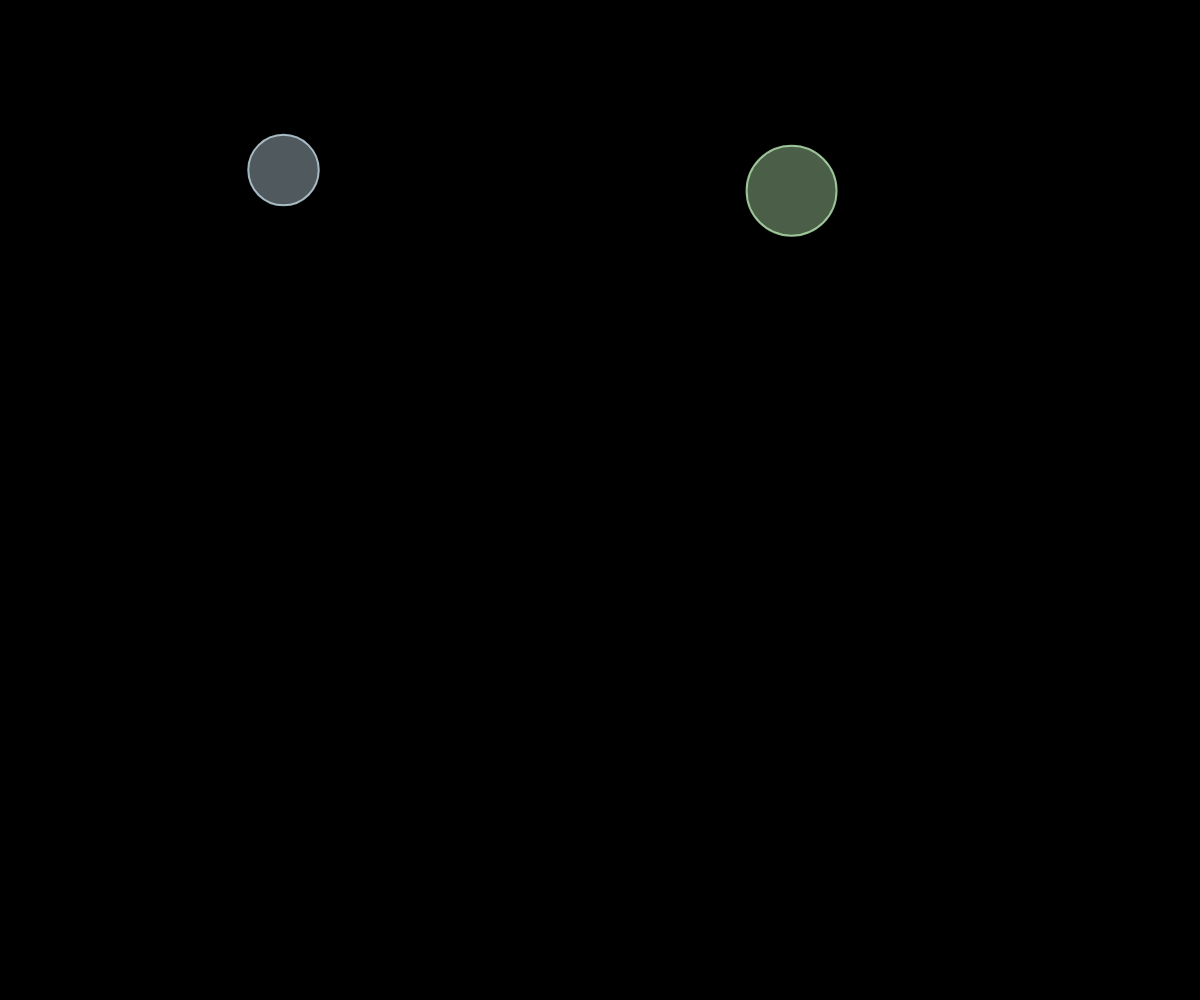
Frame 1 (no input)
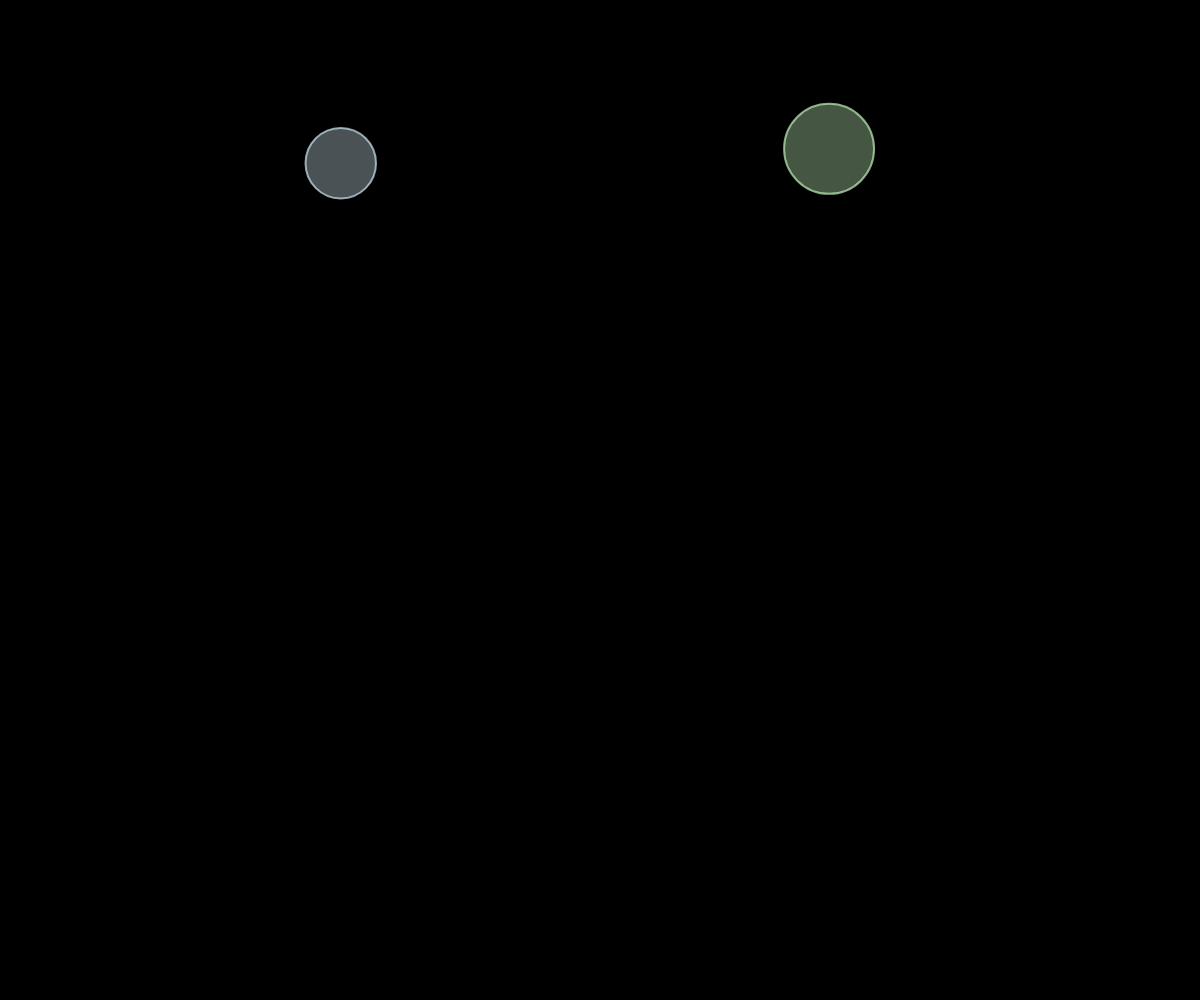
Frame 60 (no input)
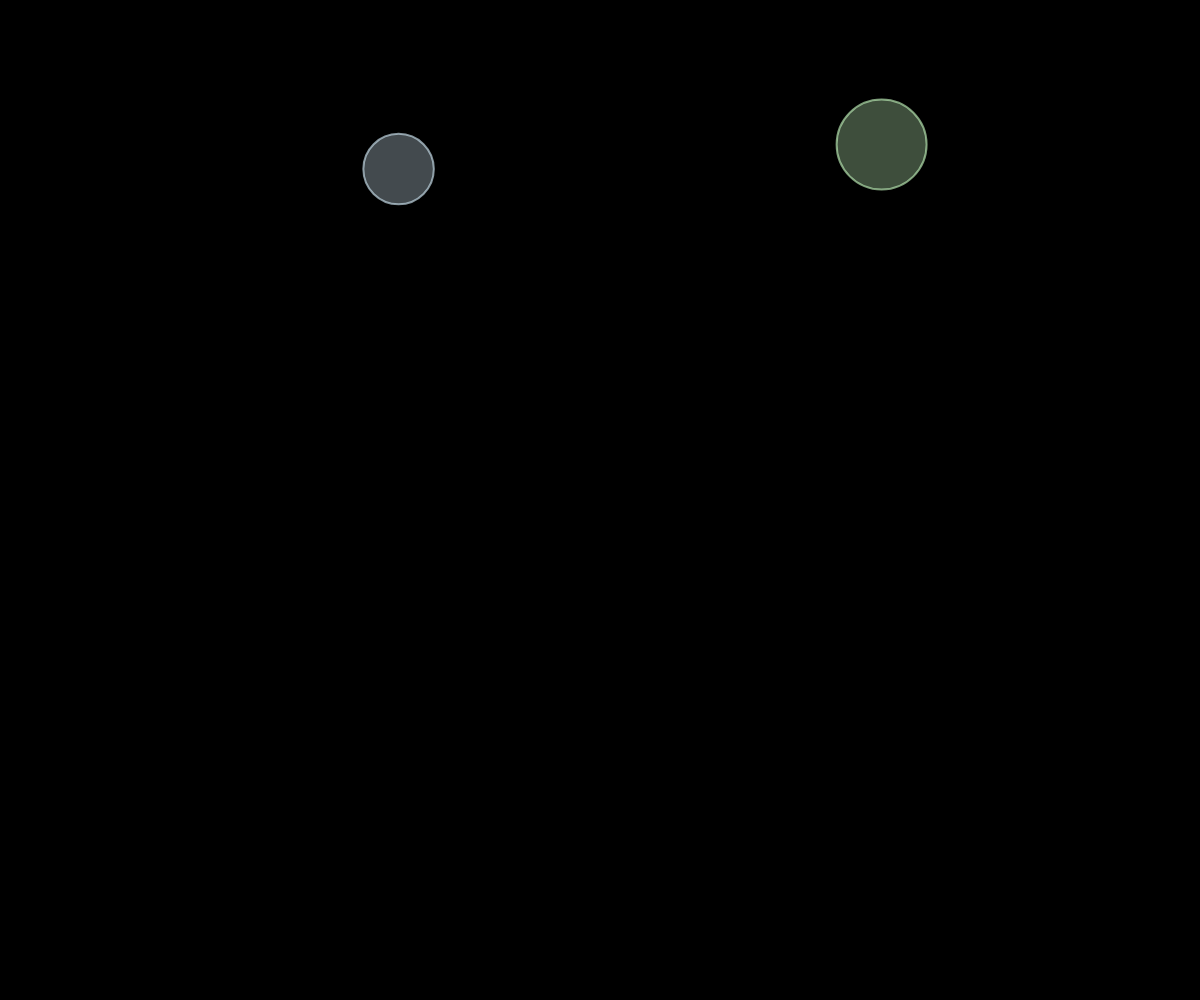
Frame 120 (the mouse pressed at the canvas centre since frame 60)

The p5.js sketch that drew these frames (run headless with seeded random() and noise() and a simulated clock; from frame 60 on, the mouse is pressed at the canvas centre):

// p5.js sketch
// ── sketch.js
var cells = [];

function setup() {
  createCanvas(window.innerWidth, window.innerHeight);
  frameRate(60);

  for (let i = 0; i < 2; i++) {
    let cell = new Cell();
    cell.generate();
    append(cells, cell);
  }
}

function draw() {
  background(0);
  cells.forEach(function (cell) {
    cell.turn();
    if (cells.length < 200) {
      newCell = cell.separate();
      if (newCell != null) {
        append(cells, newCell);
      }
    }
    if (cell.r <= 1) {
      let index = cells.indexOf(cell);
      cells.splice(index, 1);
    }
    cell.draw();
  });
}

// ── cell.js
class Cell {
  constructor() {
    this.x;
    this.y;
    this.r;
    this.v;
    this.age;
    this.color;

    this.generate = function () {
      this.x = random(window.innerWidth - 100) + 50;
      this.y = random(window.innerHeight - 100) + 50;
      this.r = random(30, 50);
      this.v = p5.Vector.random2D();
      this.age = 1;
      this.color =
        round(random(150, 255)) + "," + round(random(150, 255)) + "," + round(random(150, 255));
    };

    this.turn = function () {
      this.age++;
      let dx = this.v.x;
      let dy = this.v.y;
      if (
        this.x + dx - this.r > 0 &&
        this.x + dx < window.innerWidth &&
        this.y + dy - this.r > 0 &&
        this.y + dy < window.innerHeight
      ) {
        this.v.rotate(random(-PI / 16, PI / 16));
      } else {
        this.v.rotate(PI);
      }
      this.x += dx;
      this.y += dy;
      if (this.age > 500 && this.r > 1) {
        this.r -= 0.5;
      }
    };

    this.separate = function () {
      if (this.age > 200 && this.age < 500 && round(random(100)) == 1) {
        this.age += 50;
        let cell = new Cell();
        cell.generate();
        cell.x = this.x;
        cell.y = this.y;
        cell.r = this.r;
        cell.color = this.color;
        return cell;
      } else {
        return null;
      }
    };

    this.draw = function () {
      strokeWeight(2);
      let alpha = map(this.age, 0, 550, 0.4, 0.1);
      stroke("rgba(" + this.color + "," + alpha * 2 + ")");
      fill("rgba(" + this.color + "," + alpha + ")");
      circle(this.x - this.r, this.y - this.r, this.r * 2);
    };
  }
}
